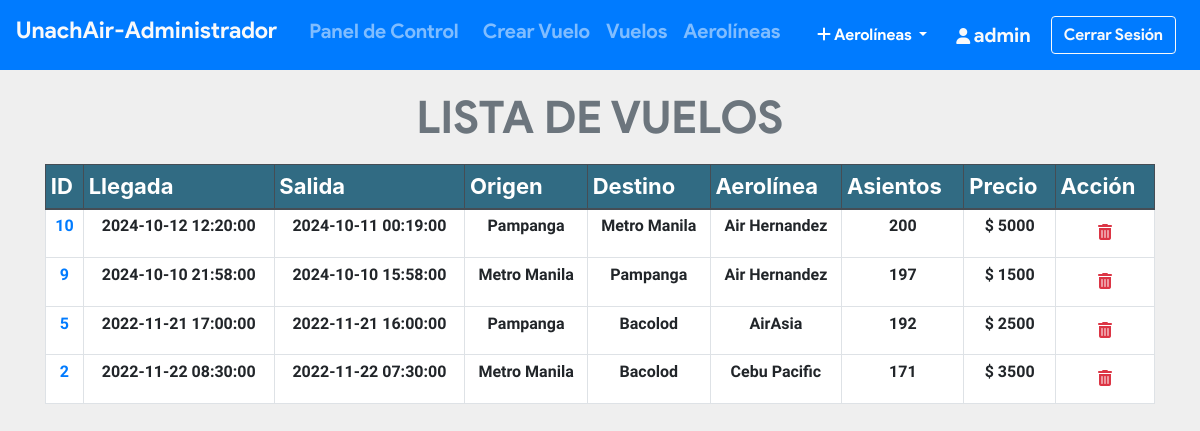
The app's page /UnachAir/admin/all_flights.php (signed in) with its own data.
### tables this page shows
CREATE TABLE `flight` (
  `flight_id` int(11) NOT NULL,
  `admin_id` int(11) NOT NULL,
  `arrivale` datetime NOT NULL,
  `departure` datetime NOT NULL,
  `Destination` varchar(20) NOT NULL,
  `source` varchar(20) NOT NULL,
  `airline` varchar(20) NOT NULL,
  `Seats` varchar(110) NOT NULL,
  `duration` varchar(20) NOT NULL,
  `Price` int(11) NOT NULL,
  `status` varchar(6) DEFAULT NULL,
  `issue` varchar(50) DEFAULT NULL,
  `last_seat` varchar(5) DEFAULT '',
  `bus_seats` int(11) DEFAULT 20,
  `last_bus_seat` varchar(5) DEFAULT ''
);

### UnachAir/admin/all_flights.php (the view, shortened to what this page needs)
<?php include_once 'header.php'; ?>
<?php include_once 'footer.php';
require '../helpers/init_conn_db.php';?>
<main>
    <?php if(isset($_SESSION['adminId'])) { ?>
      <div class="container-md mt-2">
        <h1 class="display-4 text-center text-secondary">LISTA DE VUELOS</h1>
        <table class="table table-sm table-bordered">
          <thead class="thead-dark">
            <tr>
              <th scope="col">ID</th>
              <th scope="col">Llegada</th>
              <th scope="col">Salida</th>
              <th scope="col">Origen</th>
              <th scope="col">Destino</th>
              <th scope="col">Aerolínea</th>
              <th scope="col">Asientos</th>
              <th scope="col">Precio</th>
              <th scope="col">Acción</th>
            </tr>
          </thead>
          <tbody>
            <?php
            $sql = 'SELECT * FROM Flight ORDER BY flight_id DESC';
            $stmt = mysqli_stmt_init($conn);
            mysqli_stmt_prepare($stmt,$sql);
            mysqli_stmt_execute($stmt);
            $result = mysqli_stmt_get_result($stmt);
            while ($row = mysqli_fetch_assoc($result)) {
              echo "
              <tr class='text-center'>
                <td scope='row'>
                  <a href='pass_list.php?flight_id=".$row['flight_id']."'>
                  ".$row['flight_id']." </a> </td>
                <td>".$row['arrivale']."</td>
                <td>".$row['departure']."</td>
                <td>".$row['source']."</td>
                <td>".$row['Destination']."</td>
                <td>".$row['airline']."</td>
                <td>".$row['Seats']."</td>
                <td>$ ".$row['Price']."</td>
                <td>
                <form action='all_flights.php' method='post'>
                  <input name='flight_id' type='hidden' value=".$row['flight_id'].">
                  <button  class='btn' type='submit' name='del_flight'>
                  <i class='text-danger fa fa-trash'></i></button>
                </form>
                </td>
              </tr>
              ";
            }
            ?>
          </tbody>
        </table>
      </div>
    <?php } ?>
</main>

### UnachAir/admin/header.php (style rules this page uses)
.table .thead-dark th { background-color: #316b83; }

### UnachAir/admin/all_flights.php (style rules this page uses)
table { background-color: white; }
h1 { margin-top: 20px; margin-bottom: 20px; font-family: 'product sans'; font-size: 45px !important; font-weight: lighter; }
body { background-color: #efefef; }
th { font-size: 22px; }
td { margin-top: 10px !important; font-size: 16px; font-weight: bold; font-family: 'Assistant', sans-serif !important; }

### records on screen
flight: flight_id "10", arrivale "2024-10-12 12:20:00", departure "2024-10-11 00:19:00", source "Pampanga", Destination "Metro Manila", airline "Air Hernandez", Seats "200", Price "5000"
flight: flight_id "9", arrivale "2024-10-10 21:58:00", departure "2024-10-10 15:58:00", source "Metro Manila", Destination "Pampanga", airline "Air Hernandez", Seats "197", Price "1500"
flight: flight_id "5", arrivale "2022-11-21 17:00:00", departure "2022-11-21 16:00:00", source "Pampanga", Destination "Bacolod", airline "AirAsia", Seats "192", Price "2500"
flight: flight_id "2", arrivale "2022-11-22 08:30:00", departure "2022-11-22 07:30:00", source "Metro Manila", Destination "Bacolod", airline "Cebu Pacific", Seats "171", Price "3500"

### other values on screen
$_SESSION['adminUname'] "admin"
